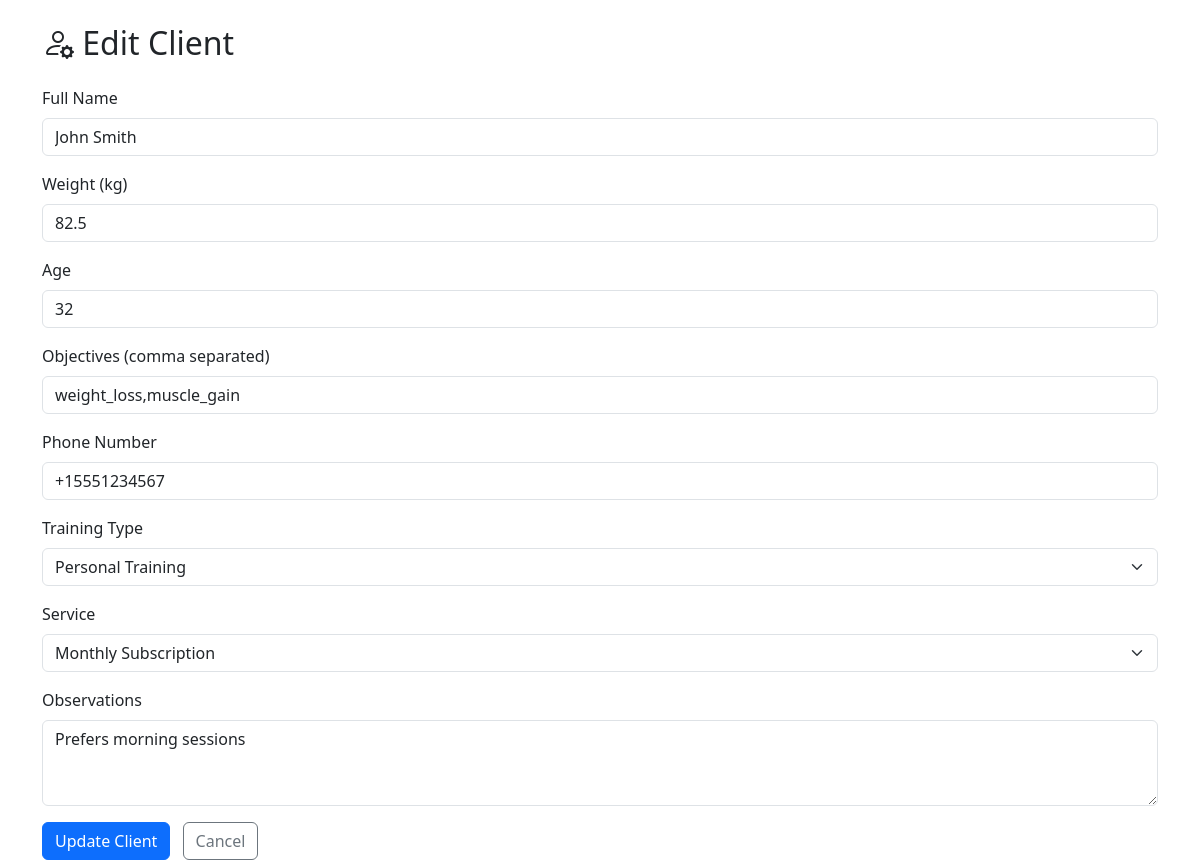
/clients/1/edit, run on the app's committed database.
### db/models.py (models this page shows)
class Client(Base):
    __tablename__ = "clients"
    id = Column(Integer, primary_key=True, index=True)
    name = Column(String, index=True)
    weight = Column(Float)
    age = Column(Integer)
    objectives = Column(String)
    phone_number = Column(String)
    training_type = Column(String)
    service = Column(String)
    observations = Column(String, nullable=True)
    is_active = Column(Boolean, default=True)

### api/endpoints/clients.py (the view)
@router.get("/{client_id}/edit", response_class=HTMLResponse)
async def edit_client_form(client_id: int, request: Request, db: Session = Depends(get_db)):
    service = ClientService(db)
    client = service.get_client(client_id)
    if not client:
        raise HTTPException(status_code=404, detail="Client not found")
    return templates.TemplateResponse("clients/new.html", {
        "request": request,
        "client": client,
        "is_edit": True
    })

### static/templates/clients/new.html (shortened to what this page needs)
<!DOCTYPE html>
<html>
<head>
    <link href="https://cdn.jsdelivr.net/npm/bootstrap@5.3.0/dist/css/bootstrap.min.css" rel="stylesheet">
    <link rel="stylesheet" href="https://cdn.jsdelivr.net/npm/bootstrap-icons@1.10.0/font/bootstrap-icons.css">
</head>
<body>
    <div class="container mt-4">
        <h2>
            <i class="bi bi-person-{{ 'gear' if is_edit else 'plus' }}"></i>
            {% if is_edit %}Edit Client{% else %}Add New Client{% endif %}
        </h2>
        <form action="{{ '/clients/' ~ client.id ~ '/edit' if is_edit else '/clients/' }}" method="POST" class="mt-4">
            <div class="mb-3">
                <label for="name" class="form-label">Full Name</label>
                <input type="text" class="form-control" id="name" name="name" required
                    value="{{ client.name if is_edit else '' }}">
            </div>
            <div class="mb-3">
                <label for="weight" class="form-label">Weight (kg)</label>
                <input type="number" step="0.1" class="form-control" id="weight" name="weight" required
                    value="{{ client.weight if is_edit else '' }}">
            </div>
            <div class="mb-3">
                <label for="age" class="form-label">Age</label>
                <input type="number" class="form-control" id="age" name="age" required
                    value="{{ client.age if is_edit else '' }}">
            </div>
            <div class="mb-3">
                <label for="objectives" class="form-label">Objectives (comma separated)</label>
                <input type="text" class="form-control" id="objectives" name="objectives" required
                    value="{{ client.objectives if is_edit else '' }}">
            </div>
            <div class="mb-3">
                <label for="phone_number" class="form-label">Phone Number</label>
                <input type="text" class="form-control" id="phone_number" name="phone_number" required
                    value="{{ client.phone_number if is_edit else '' }}">
            </div>
            <div class="mb-3">
                <label for="training_type" class="form-label">Training Type</label>
                <select class="form-select" id="training_type" name="training_type" required>
                    {% set options = ["personal_training", "group_classes", "online_coaching", "nutrition_plan",
                    "combined"] %}
                    {% for opt in options %}
                    <option value="{{ opt }}" {% if is_edit and client.training_type==opt %}selected{% endif %}>
                        {{ opt.replace("_", " ").title() }}
                    </option>
                    {% endfor %}
                </select>
            </div>
            <div class="mb-3">
                <label for="service" class="form-label">Service</label>
                <select class="form-select" id="service" name="service" required>
                    {% set services = ["monthly_subscription", "single_session", "package_10", "package_20", "premium"]
                    %}
                    {% for serv in services %}
                    <option value="{{ serv }}" {% if is_edit and client.service==serv %}selected{% endif %}>
                        {{ serv.replace("_", " ").title() }}
                    </option>
                    {% endfor %}
                </select>
            </div>
            <div class="mb-3">
                <label for="observations" class="form-label">Observations</label>
                <textarea class="form-control" id="observations" name="observations" rows="3">{{
                    client.observations if is_edit else '' }}</textarea>
            </div>
            <button type="submit" class="btn btn-primary">
                {% if is_edit %}Update Client{% else %}Save Client{% endif %}
            </button>
            <a href="/clients" class="btn btn-outline-secondary ms-2">Cancel</a>
        </form>
    </div>
</body>
</html>

### data on the page
Client: name "John Smith", weight "82.5", age "32", objectives "weight_loss,muscle_gain", phone_number "+15551234567", training_type "Personal Training", service "Monthly Subscription", observations "Prefers morning sessions"
